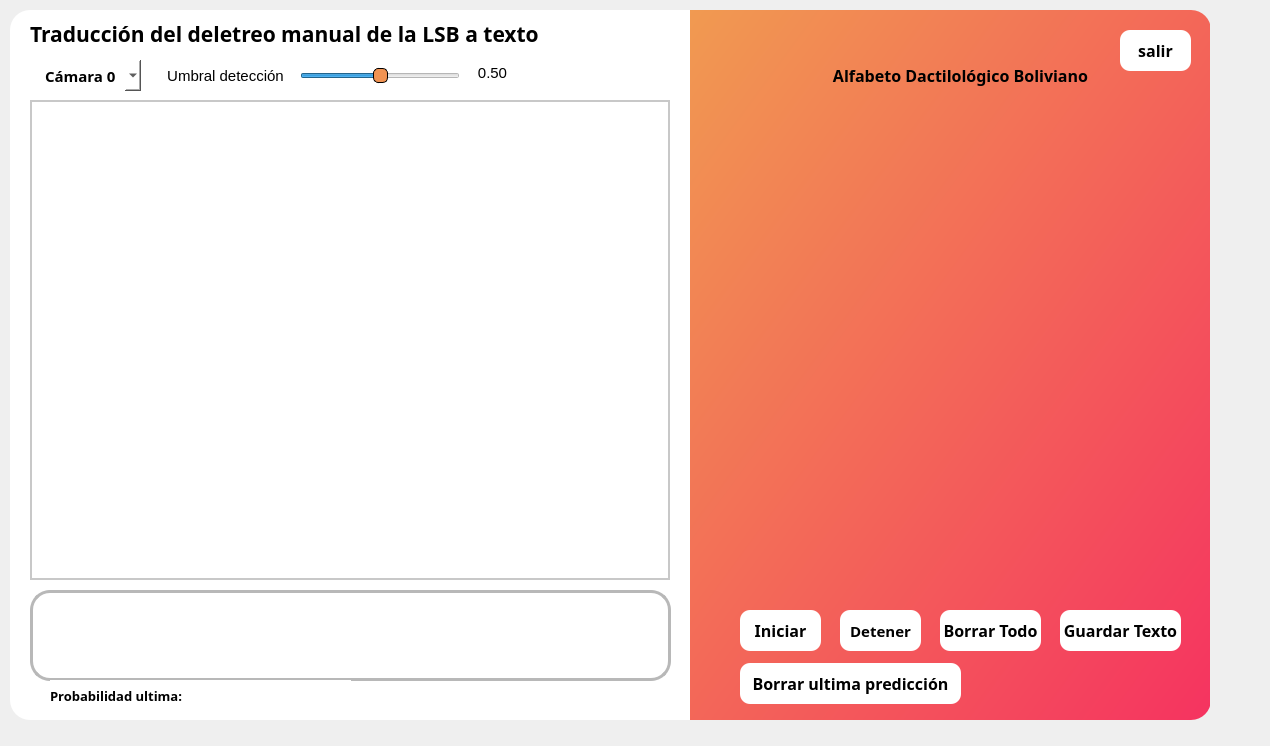
<?xml version="1.0" encoding="UTF-8"?>
<ui version="4.0">
 <class>MainWindow</class>
 <widget class="QMainWindow" name="MainWindow">
  <property name="geometry">
   <rect>
    <x>0</x>
    <y>0</y>
    <width>1270</width>
    <height>746</height>
   </rect>
  </property>
  <property name="windowTitle">
   <string>MainWindow</string>
  </property>
  <widget class="QWidget" name="centralwidget">
   <property name="styleSheet">
    <string notr="true"/>
   </property>
   <widget class="QFrame" name="main_frame">
    <property name="geometry">
     <rect>
      <x>10</x>
      <y>10</y>
      <width>1200</width>
      <height>710</height>
     </rect>
    </property>
    <property name="tabletTracking">
     <bool>true</bool>
    </property>
    <property name="styleSheet">
     <string notr="true">border-radius: 20px;
background-color: rgb(255, 255, 255);
/*border: 2px solid rgb(184, 184, 184);*/

</string>
    </property>
    <property name="frameShape">
     <enum>QFrame::StyledPanel</enum>
    </property>
    <property name="frameShadow">
     <enum>QFrame::Raised</enum>
    </property>
    <widget class="QPushButton" name="salir_Button">
     <property name="geometry">
      <rect>
       <x>1110</x>
       <y>20</y>
       <width>71</width>
       <height>41</height>
      </rect>
     </property>
     <property name="font">
      <font>
       <family>Segoe UI Semibold</family>
       <pointsize>12</pointsize>
       <weight>75</weight>
       <bold>true</bold>
      </font>
     </property>
     <property name="styleSheet">
      <string notr="true">QPushButton {	
	border-radius: 10px;
	color: rgb(0, 0, 0);
	background-color: rgb(255, 255, 255);
}

QPushButton:hover {
	background-color: rgb(223, 223, 223);
}
QPushButton:pressed {	
	background-color: rgb(244, 64, 94);
}

</string>
     </property>
     <property name="text">
      <string>salir</string>
     </property>
    </widget>
    <widget class="QLabel" name="image_label">
     <property name="geometry">
      <rect>
       <x>20</x>
       <y>90</y>
       <width>640</width>
       <height>480</height>
      </rect>
     </property>
     <property name="styleSheet">
      <string notr="true">background-color: rgb(255, 255, 255);
border-radius: 0px;
border: 2px solid rgb(200, 200, 200);</string>
     </property>
     <property name="text">
      <string/>
     </property>
    </widget>
    <widget class="QLabel" name="texto_trad_label">
     <property name="geometry">
      <rect>
       <x>20</x>
       <y>580</y>
       <width>641</width>
       <height>91</height>
      </rect>
     </property>
     <property name="font">
      <font>
       <family>Segoe UI Semibold</family>
       <pointsize>18</pointsize>
       <weight>75</weight>
       <bold>true</bold>
      </font>
     </property>
     <property name="styleSheet">
      <string notr="true">background-color:rgb(255, 255, 255);
border-radius: 20px;
border: 3px solid rgb(184, 184, 184);</string>
     </property>
     <property name="text">
      <string/>
     </property>
     <property name="scaledContents">
      <bool>false</bool>
     </property>
     <property name="alignment">
      <set>Qt::AlignLeading|Qt::AlignLeft|Qt::AlignTop</set>
     </property>
     <property name="wordWrap">
      <bool>true</bool>
     </property>
     <property name="indent">
      <number>-1</number>
     </property>
    </widget>
    <widget class="QLabel" name="titulo_label">
     <property name="geometry">
      <rect>
       <x>20</x>
       <y>8</y>
       <width>561</width>
       <height>31</height>
      </rect>
     </property>
     <property name="font">
      <font>
       <family>Segoe UI Semibold</family>
       <pointsize>16</pointsize>
       <weight>75</weight>
       <bold>true</bold>
      </font>
     </property>
     <property name="styleSheet">
      <string notr="true">color: rgb(0, 0, 0);
border:none;</string>
     </property>
     <property name="text">
      <string>Traducción del deletreo manual de la LSB a texto</string>
     </property>
    </widget>
    <widget class="QComboBox" name="cam_comboBox">
     <property name="geometry">
      <rect>
       <x>30</x>
       <y>50</y>
       <width>101</width>
       <height>31</height>
      </rect>
     </property>
     <property name="font">
      <font>
       <family>Segoe UI Semibold</family>
       <pointsize>11</pointsize>
       <weight>75</weight>
       <bold>true</bold>
      </font>
     </property>
     <property name="styleSheet">
      <string notr="true">color: rgb(0, 0, 0);
border:none;</string>
     </property>
     <property name="editable">
      <bool>false</bool>
     </property>
     <item>
      <property name="text">
       <string extracomment="seleccione la camara">Cámara 0</string>
      </property>
     </item>
     <item>
      <property name="text">
       <string>Cámara 1</string>
      </property>
     </item>
    </widget>
    <widget class="QFrame" name="conten_frame">
     <property name="geometry">
      <rect>
       <x>680</x>
       <y>0</y>
       <width>521</width>
       <height>710</height>
      </rect>
     </property>
     <property name="styleSheet">
      <string notr="true">background-color: qlineargradient(spread:pad, x1:0, y1:0, x2:1, y2:1, stop:0 rgba(241, 154, 81, 255), stop:1 rgba(245, 51, 96, 255));
border-top-right-radius: 20px;
border-bottom-right-radius: 20px;
border-top-left-radius: 0px;
border-bottom-left-radius: 0px;</string>
     </property>
     <property name="frameShape">
      <enum>QFrame::StyledPanel</enum>
     </property>
     <property name="frameShadow">
      <enum>QFrame::Raised</enum>
     </property>
     <widget class="QFrame" name="alfab_frame">
      <property name="geometry">
       <rect>
        <x>80</x>
        <y>90</y>
        <width>371</width>
        <height>471</height>
       </rect>
      </property>
      <property name="styleSheet">
       <string notr="true">image: url(:/imagenes/imagenes/abecedario.png);
border: none;
background-color: none;
</string>
      </property>
      <property name="frameShape">
       <enum>QFrame::StyledPanel</enum>
      </property>
      <property name="frameShadow">
       <enum>QFrame::Raised</enum>
      </property>
     </widget>
     <widget class="QPushButton" name="guardar_Button">
      <property name="geometry">
       <rect>
        <x>370</x>
        <y>600</y>
        <width>121</width>
        <height>41</height>
       </rect>
      </property>
      <property name="font">
       <font>
        <family>Segoe UI Semibold</family>
        <pointsize>12</pointsize>
        <weight>75</weight>
        <bold>true</bold>
       </font>
      </property>
      <property name="styleSheet">
       <string notr="true">QPushButton {	
	border-radius: 10px;
	color: rgb(0, 0, 0);
	background-color: rgb(255, 255, 255);
}

QPushButton:hover {
	background-color:rgb(223, 223, 223);
}
QPushButton:pressed {	
	background-color: rgb(98, 159, 217);
}
</string>
      </property>
      <property name="text">
       <string>Guardar Texto</string>
      </property>
     </widget>
     <widget class="QPushButton" name="borrar_Button">
      <property name="geometry">
       <rect>
        <x>250</x>
        <y>600</y>
        <width>101</width>
        <height>41</height>
       </rect>
      </property>
      <property name="font">
       <font>
        <family>Segoe UI Semibold</family>
        <pointsize>12</pointsize>
        <weight>75</weight>
        <bold>true</bold>
       </font>
      </property>
      <property name="styleSheet">
       <string notr="true">QPushButton {	
	border-radius: 10px;
	color: rgb(0, 0, 0);
	background-color: rgb(255, 255, 255);
}

QPushButton:hover {
	background-color: rgb(223, 223, 223);
}
QPushButton:pressed {	
	background-color:rgb(170, 85, 255);
}</string>
      </property>
      <property name="text">
       <string>Borrar Todo</string>
      </property>
     </widget>
     <widget class="QPushButton" name="inicio_Button">
      <property name="geometry">
       <rect>
        <x>50</x>
        <y>600</y>
        <width>81</width>
        <height>41</height>
       </rect>
      </property>
      <property name="font">
       <font>
        <family>Segoe UI Semibold</family>
        <pointsize>12</pointsize>
        <weight>75</weight>
        <bold>true</bold>
       </font>
      </property>
      <property name="styleSheet">
       <string notr="true">QPushButton {	
	border-radius: 10px;
	color: rgb(0, 0, 0);
	background-color: rgb(255, 255, 255);
}

QPushButton:hover {
	background-color: rgb(223, 223, 223);
}
QPushButton:pressed {	
	background-color: rgb(170, 255, 127);
}</string>
      </property>
      <property name="text">
       <string>Iniciar</string>
      </property>
     </widget>
     <widget class="QPushButton" name="detener_Button">
      <property name="geometry">
       <rect>
        <x>150</x>
        <y>600</y>
        <width>81</width>
        <height>41</height>
       </rect>
      </property>
      <property name="font">
       <font>
        <family>Segoe UI Semibold</family>
        <pointsize>11</pointsize>
        <weight>75</weight>
        <bold>true</bold>
       </font>
      </property>
      <property name="styleSheet">
       <string notr="true">QPushButton {	
	border-radius: 10px;
	color: rgb(0, 0, 0);
	background-color: rgb(255, 255, 255);
}

QPushButton:hover {
	background-color: rgb(223, 223, 223);
}
QPushButton:pressed {	
	background-color:rgb(97, 195, 144);
}
</string>
      </property>
      <property name="text">
       <string>Detener</string>
      </property>
     </widget>
     <widget class="QLabel" name="subtitulo_label">
      <property name="geometry">
       <rect>
        <x>140</x>
        <y>50</y>
        <width>261</width>
        <height>31</height>
       </rect>
      </property>
      <property name="font">
       <font>
        <family>Segoe UI Semibold</family>
        <pointsize>12</pointsize>
        <weight>75</weight>
        <bold>true</bold>
       </font>
      </property>
      <property name="styleSheet">
       <string notr="true">color: rgb(0, 0, 0);
border:none;
background-color:none;</string>
      </property>
      <property name="text">
       <string>Alfabeto Dactilológico Boliviano</string>
      </property>
      <property name="alignment">
       <set>Qt::AlignCenter</set>
      </property>
     </widget>
     <widget class="QPushButton" name="borrarultima_Button">
      <property name="geometry">
       <rect>
        <x>50</x>
        <y>653</y>
        <width>221</width>
        <height>41</height>
       </rect>
      </property>
      <property name="font">
       <font>
        <family>Segoe UI Semibold</family>
        <pointsize>12</pointsize>
        <weight>75</weight>
        <bold>true</bold>
       </font>
      </property>
      <property name="styleSheet">
       <string notr="true">QPushButton {	
	border-radius: 10px;
	color: rgb(0, 0, 0);
	background-color: rgb(255, 255, 255);
}

QPushButton:hover {
	background-color: rgb(223, 223, 223);
}
QPushButton:pressed {	
	background-color: rgb(243, 91, 90);
}</string>
      </property>
      <property name="text">
       <string>Borrar ultima predicción</string>
      </property>
     </widget>
    </widget>
    <widget class="QSlider" name="umbral_slider">
     <property name="geometry">
      <rect>
       <x>290</x>
       <y>55</y>
       <width>160</width>
       <height>22</height>
      </rect>
     </property>
     <property name="font">
      <font>
       <weight>50</weight>
       <bold>false</bold>
      </font>
     </property>
     <property name="styleSheet">
      <string notr="true">QSlider::handle:horizontal {
    background: rgb(241, 147, 82);
    border: 1px solid rgb(0, 0, 0);
    width: 14px;
    margin: -2px 0;
    border-radius: 5px;
}</string>
     </property>
     <property name="minimum">
      <number>0</number>
     </property>
     <property name="maximum">
      <number>100</number>
     </property>
     <property name="singleStep">
      <number>10</number>
     </property>
     <property name="sliderPosition">
      <number>50</number>
     </property>
     <property name="orientation">
      <enum>Qt::Horizontal</enum>
     </property>
     <property name="invertedAppearance">
      <bool>false</bool>
     </property>
     <property name="invertedControls">
      <bool>false</bool>
     </property>
    </widget>
    <widget class="QLabel" name="umbral_label">
     <property name="geometry">
      <rect>
       <x>457</x>
       <y>47</y>
       <width>51</width>
       <height>31</height>
      </rect>
     </property>
     <property name="font">
      <font>
       <pointsize>11</pointsize>
      </font>
     </property>
     <property name="text">
      <string>0.50</string>
     </property>
     <property name="alignment">
      <set>Qt::AlignCenter</set>
     </property>
    </widget>
    <widget class="QLabel" name="text_umbral">
     <property name="geometry">
      <rect>
       <x>150</x>
       <y>50</y>
       <width>131</width>
       <height>31</height>
      </rect>
     </property>
     <property name="font">
      <font>
       <pointsize>11</pointsize>
      </font>
     </property>
     <property name="text">
      <string>Umbral detección</string>
     </property>
     <property name="alignment">
      <set>Qt::AlignCenter</set>
     </property>
    </widget>
    <widget class="QLabel" name="proba_label">
     <property name="geometry">
      <rect>
       <x>40</x>
       <y>670</y>
       <width>301</width>
       <height>31</height>
      </rect>
     </property>
     <property name="font">
      <font>
       <family>Segoe UI Semibold</family>
       <pointsize>10</pointsize>
       <weight>75</weight>
       <bold>true</bold>
      </font>
     </property>
     <property name="text">
      <string>Probabilidad ultima: </string>
     </property>
    </widget>
    <widget class="QFrame" name="encabezado_frame">
     <property name="geometry">
      <rect>
       <x>500</x>
       <y>0</y>
       <width>601</width>
       <height>41</height>
      </rect>
     </property>
     <property name="styleSheet">
      <string notr="true">border-radius: 0px;
background-color: none;</string>
     </property>
     <property name="frameShape">
      <enum>QFrame::StyledPanel</enum>
     </property>
     <property name="frameShadow">
      <enum>QFrame::Raised</enum>
     </property>
    </widget>
    <zorder>conten_frame</zorder>
    <zorder>salir_Button</zorder>
    <zorder>image_label</zorder>
    <zorder>texto_trad_label</zorder>
    <zorder>titulo_label</zorder>
    <zorder>cam_comboBox</zorder>
    <zorder>umbral_slider</zorder>
    <zorder>umbral_label</zorder>
    <zorder>text_umbral</zorder>
    <zorder>proba_label</zorder>
    <zorder>encabezado_frame</zorder>
   </widget>
  </widget>
 </widget>
 <resources>
  <include location="vantana_principal.qrc"/>
 </resources>
 <connections/>
</ui>
